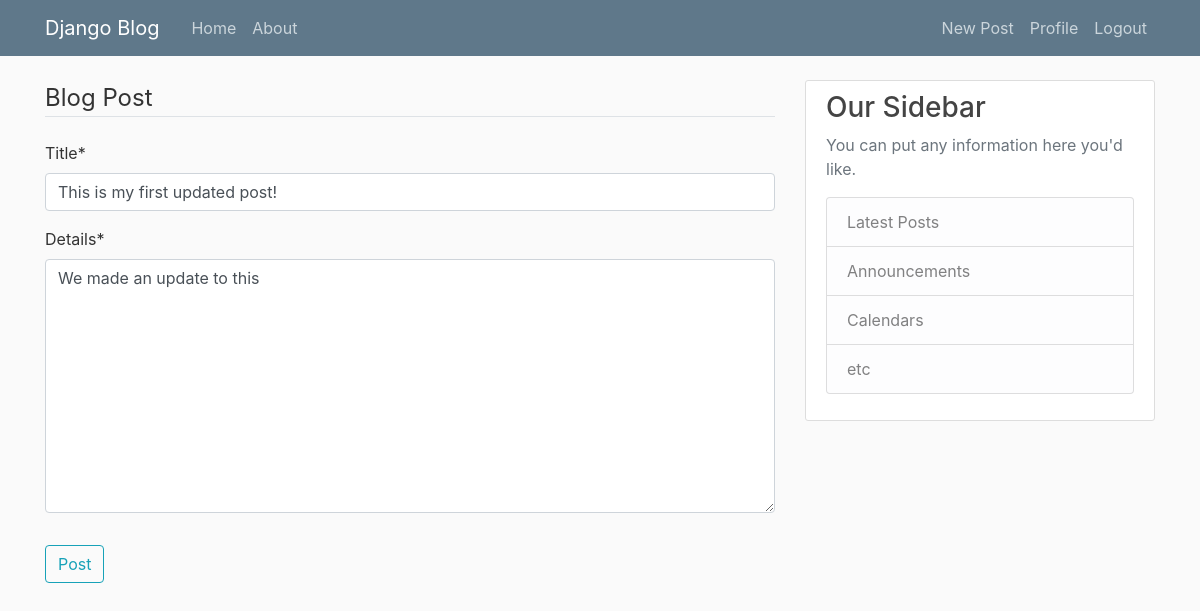
Screenshot of /post/2/update (signed in) with the database file from the repository.
### blog/models.py (models this page shows, shortened)
class Post(models.Model):
    title = models.CharField(max_length=100)
    details = models.TextField()
    date_posted = models.DateTimeField(default=timezone.now) # Gets timestamp from users timezone settings
    author = models.ForeignKey(User, on_delete=models.CASCADE) #if user deletes account, cascade deltes all of his posts as well

### blog/views.py (the view, shortened to what this page needs)
# urls.py: path('post/<int:pk>/update', PostUpdateView.as_view(), name='post-update'),
class PostUpdateView(LoginRequiredMixin, UserPassesTestMixin, UpdateView):
	model = Post
	fields = ['title', 'details']
	def test_func(self):
		post = self.get_object()
		if self.request.user == post.author:
			return True
		return False

### blog/templates/blog/post_form.html (shortened to what this page needs)
{% extends "blog/base.html" %} {% load crispy_forms_tags %} {% block content %}
<div class="content section">
    <form method="POST">
        <fieldset class="form-group">
            <legend class="border-bottom mb-4">Blog Post</legend>
            {{ form|crispy }}
        </fieldset>
        <div class="form-group">
            <button class="btn btn-outline-info" type="submit">Post</button>
        </div>
    </form>
</div>
{% endblock content %}

### blog/static/blog/main.css (style rules this page uses)
body { background: #fafafa; color: #333333; margin-top: 5rem; }

### rows the page displays
Post: title "This is my first updated post!", details "We made an update to this"
